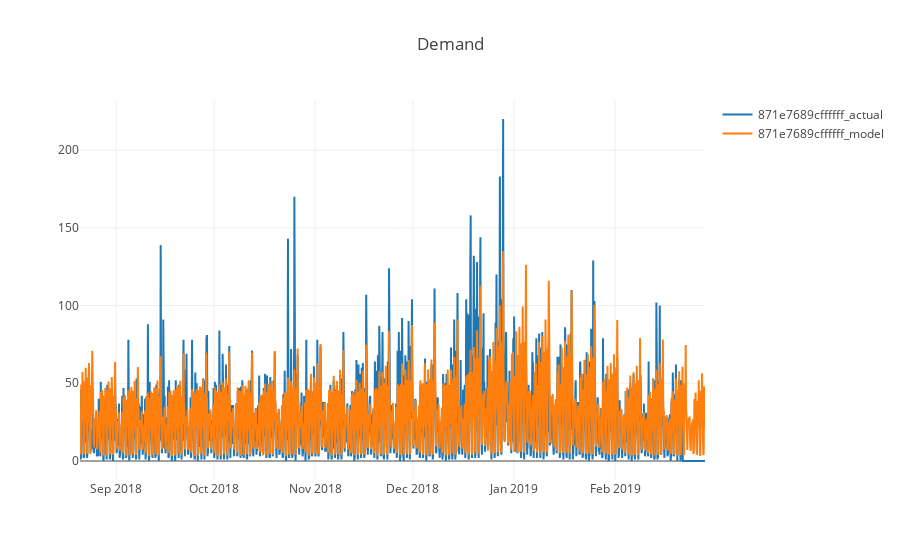

Write notebook code for a chart like this one.
### Code cell
def plot_same_scale(df, var=[], title=''):
    data = []
    for v in var:
        trace = go.Scatter( x = df.index, y = df[v], mode = 'lines', name = v)
        data.append(trace)
    
    layout = go.Layout(title=title, 
              xaxis=dict(title=title, titlefont=dict(family='Courier New, monospace',size=14)))
              
    fig = go.Figure(data = data, layout=layout)

       
    layout = dict(title = title)
    fig = dict(data = data, layout = layout)
    iplot(fig, show_link=False)


plot_same_scale(test_1, var=['871e7689cffffff_actual','871e7689cffffff_model'], title = "Demand")

### Figure 1 — Plotly figure (JSON) as saved in the notebook; plotly's stock layout.template omitted (floating-point values rounded to 4 significant figures; data arrays with more than 128 entries replaced by an {"elided": "..."} marker saying what was removed)
{"data": [{"mode": "lines", "name": "871e7689cffffff_actual", "type": "scatter", "uid": "1b2cbc86-ae07-4be6-a9e6-10a53feb3202", "x": {"elided": "4601 str values"}, "y": {"elided": "4601 int values"}}, {"mode": "lines", "name": "871e7689cffffff_model", "type": "scatter", "uid": "e3e0d615-a523-42d2-9424-8f99d01c27f1", "x": {"elided": "4601 str values"}, "y": {"elided": "4601 float values"}}], "layout": {"title": {"text": "Demand"}}}
